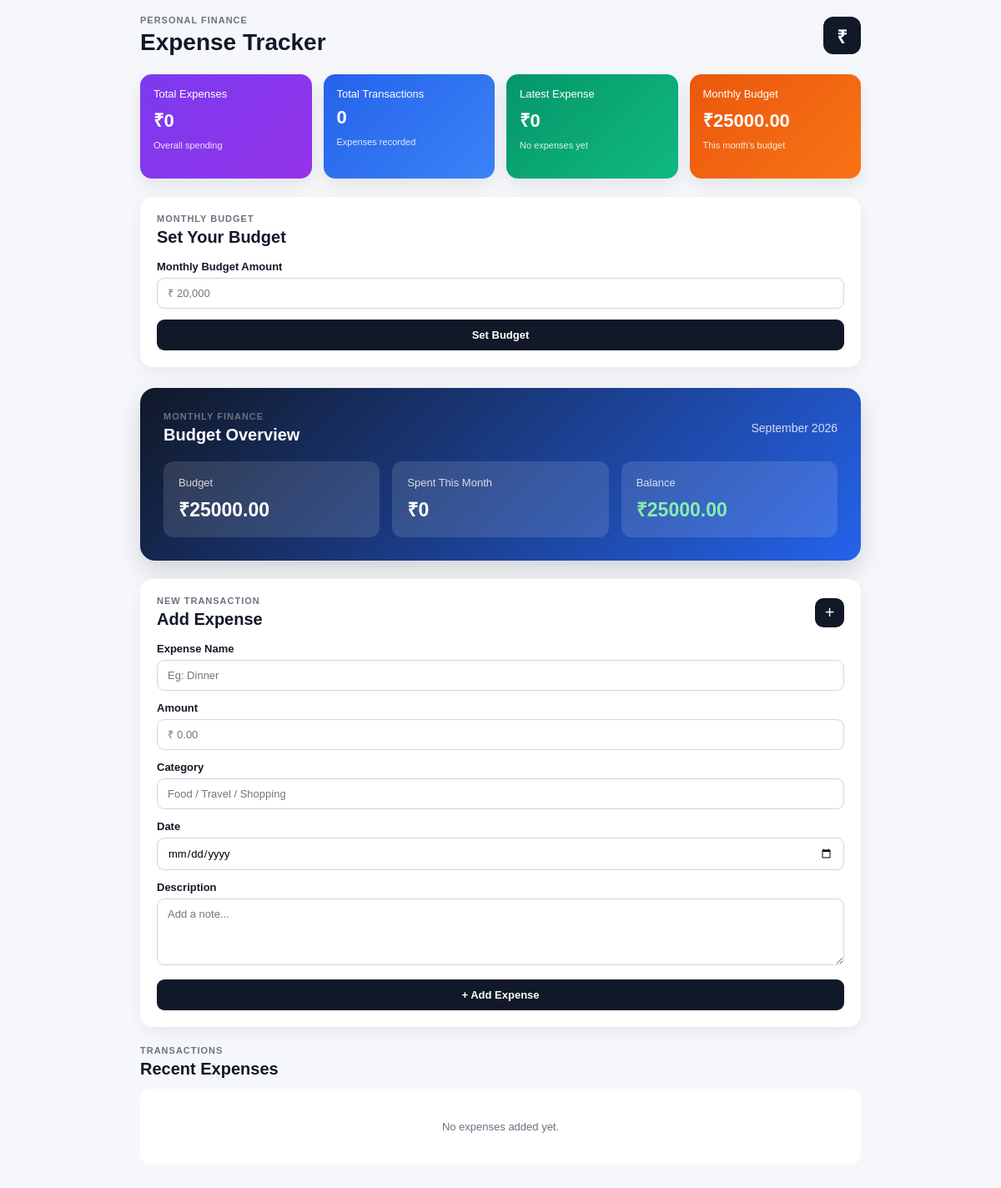
The app's page / (signed in), older data.
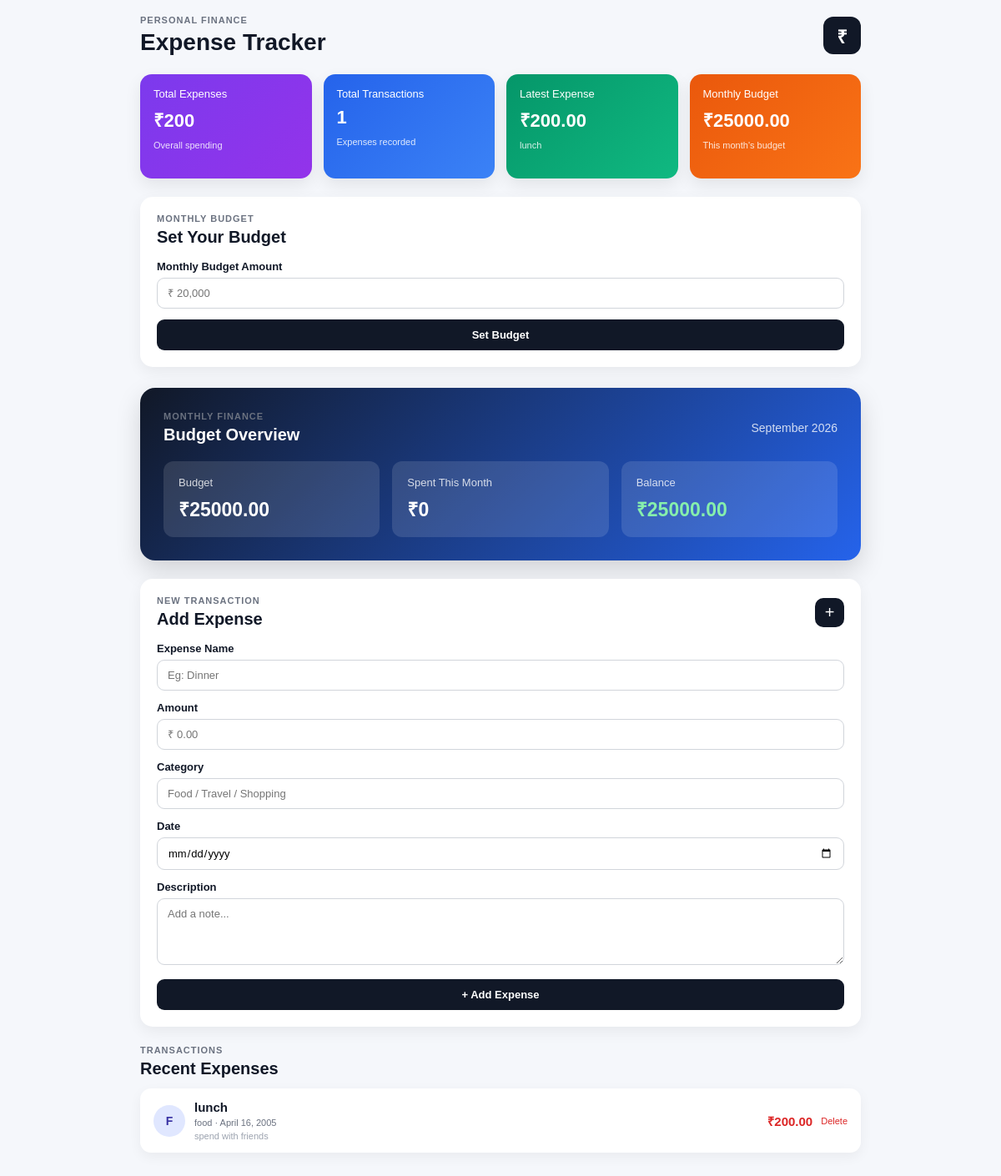
The same page, newer data.
### tracker/models.py (models this page shows, shortened)
class Expense(models.Model):
    title = models.CharField(max_length=100)
    amount = models.DecimalField(max_digits=10, decimal_places=2)
    category = models.CharField(max_length=50)
    date = models.DateField()
    description = models.TextField(blank=True)

### tracker/views.py (the view, shortened to what this page needs)
# urls.py: path('', views.home, name='home'),
@login_required(login_url="/login/")
def home(request):
    today = timezone.now().date()
    expenses = Expense.objects.all().order_by(
        "-date",
        "-id"
    )
    monthly_budget = MonthlyBudget.objects.filter(
        month__year=today.year,
        month__month=today.month
    ).first()
    monthly_spent = Expense.objects.filter(
        date__year=today.year,
        date__month=today.month
    ).aggregate(
        total=Sum("amount")
    )["total"] or 0
    total_expense = Expense.objects.aggregate(
        total=Sum("amount")
    )["total"] or 0
    if monthly_budget:
        monthly_balance = (
            monthly_budget.amount - monthly_spent
        )
    else:
        monthly_balance = 0
    expense_count = expenses.count()
    latest_expense = expenses.first()
    context = {
        "expenses": expenses,
        "total_expense": total_expense,
        "expense_count": expense_count,
        "latest_expense": latest_expense,
        "monthly_budget": monthly_budget,
        "monthly_spent": monthly_spent,
        "monthly_balance": monthly_balance,
        "today": today,
    }
    return render(
        request,
        "home.html",
        context
    )

### tracker/templates/home.html (shortened to what the changed rows need)
{% load static %}
<!DOCTYPE html>
<html lang="en">
<head>
    <link rel="stylesheet"
          href="{% static 'css/style.css' %}">
</head>
<body>
<div class="container">
    <div class="header">
        <div>
            <h1>
                Expense Tracker
            </h1>
        </div>
    </div>
    <div class="summary">
        <div class="summary-card purple">
            <p>
                Total Expenses
            </p>
            <h2>
                ₹{{ total_expense }}
            </h2>
            <span>
                Overall spending
            </span>
        </div>
        <div class="summary-card blue">
            <p>
                Total Transactions
            </p>
            <h2>
                {{ expense_count }}
            </h2>
            <span>
                Expenses recorded
            </span>
        </div>
        <div class="summary-card green">
            <p>
                Latest Expense
            </p>
            {% if latest_expense %}
                <h2>
                    ₹{{ latest_expense.amount }}
                </h2>
                <span>
                    {{ latest_expense.title }}
                </span>
            {% else %}
                <h2>
                    ₹0
                </h2>
                <span>
                    No expenses yet
                </span>
            {% endif %}
        </div>
        <div class="summary-card orange">
            {% if monthly_budget %}
                <h2>
                    ₹{{ monthly_budget.amount }}
                </h2>
            {% endif %}
        </div>
    </div>
    <div class="form-box">
        <div class="section-title">
            <div>
                <h2>
                    Set Your Budget
                </h2>
            </div>
        </div>
    </div>
    <div class="budget-section">
        <div class="budget-card">
            <div class="budget-header">
                <div>
                    <h2>
                        Budget Overview
                    </h2>
                </div>
            </div>
        </div>
    </div>
    <div class="form-box">
        <div class="section-title">
            <div>
                <h2>
                    Add Expense
                </h2>
            </div>
        </div>
    </div>
    <div class="expense-list">
        <div class="section-title">
            <div>
                <h2>
                    Recent Expenses
                </h2>
            </div>
        </div>
        {% for expense in expenses %}
        <div class="expense-card">
            <div class="expense-info">
                <div class="category-circle">
                    {{ expense.category|slice:":1"|upper }}
                </div>
                <div>
                    <h3>
                        {{ expense.title }}
                    </h3>
                    <p>
                        {{ expense.category }}
                        ·
                        {{ expense.date }}
                    </p>
                    {% if expense.description %}
                        <small>
                            {{ expense.description }}
                        </small>
                    {% endif %}
                </div>
            </div>
            <div class="expense-price">
                ₹{{ expense.amount }}
                <a
                    href="{% url 'delete_expense' expense.id %}"
                    onclick="return confirm('Are you sure you want to delete this expense?');"
                >
                    Delete
                </a>
            </div>
        </div>
        {% empty %}
        <div class="empty-box">
            <p>
                No expenses added yet.
            </p>
        </div>
        {% endfor %}
    </div>
</div>
</body>
</html>

Row changes from the older to the newer data that the page shows:
added Expense: amount "200.00", title "lunch", category "F", category "food", date "April 16, 2005", description "spend with friends"
Text that changed along with them:
{{ total_expense }}: "0" → "200"
{{ expense_count }}: "0" → "1"
text no longer shown: "₹0 No expenses yet No expenses added yet."
